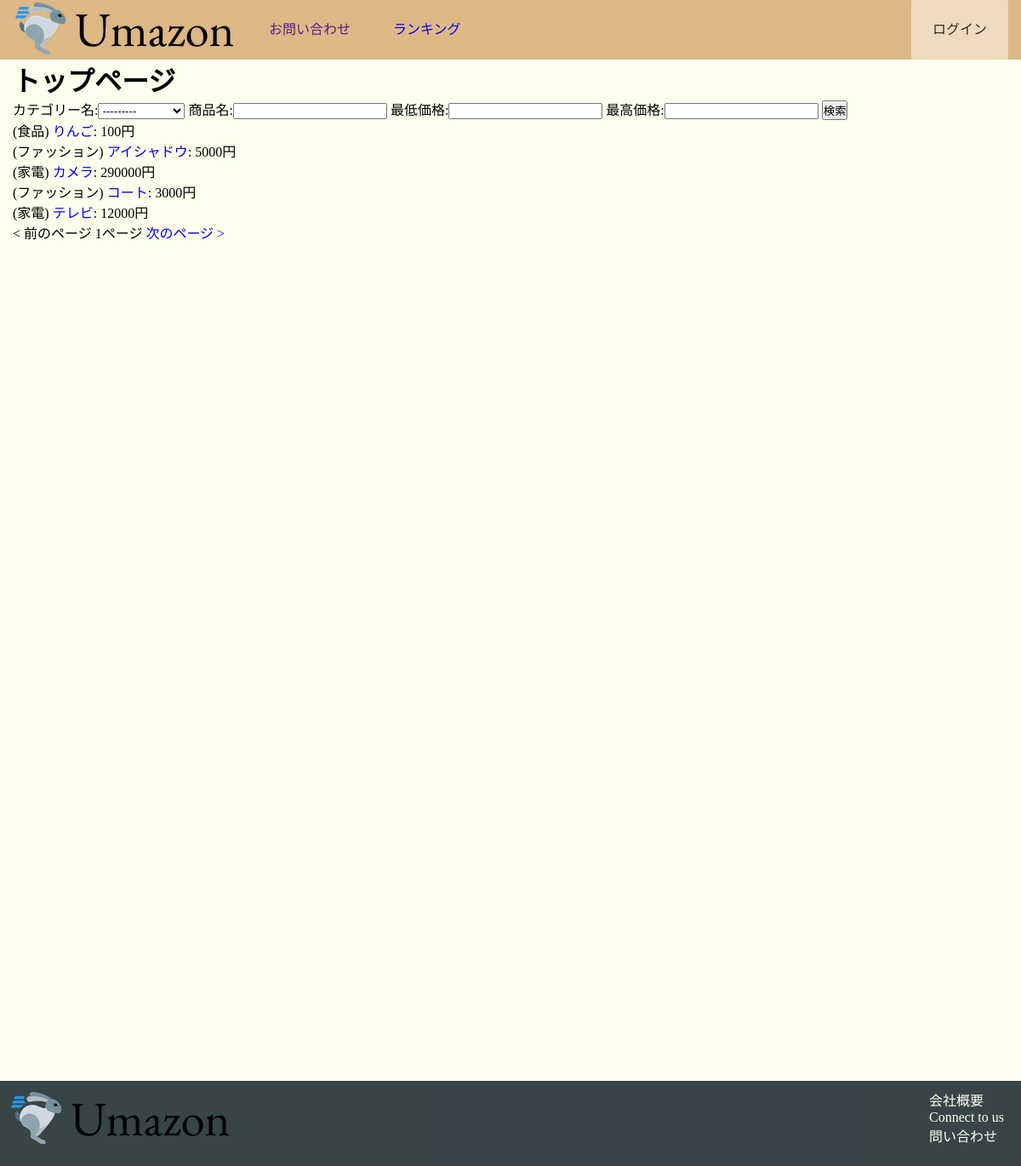
The page / on the database its author committed.
### product/models.py (models this page shows)
class Category(models.Model):
    name = models.CharField("カテゴリー名", max_length=32)
    def __str__(self):
        return self.name

class Product(models.Model):
    category = models.ForeignKey(Category,verbose_name='カテゴリー名', null=True, blank=True,on_delete=models.SET_NULL)
    name = models.CharField("商品名", max_length=128)
    image = models.ImageField(upload_to='images',blank=True, null=True)
    price = models.PositiveIntegerField("価格")
    count = models.PositiveIntegerField('数量')

### toppage/views.py (the view)
# urls.py: path('',toppage.views.top,name='toppage'),
def top(request):
    products = Product.objects.order_by('name')
    form = ProductSearchForm(request.GET)
    products = form.filter_products(products)
    params = request.GET.copy()
    if 'page' in params:
        page = params['page']
        del params['page']
    else:
        page = 1
    search_params = params.urlencode()
    paginator = Paginator(products, 5)
    page = request.GET.get('page', 1)
    try:
        products = paginator.page(page)
    except (EmptyPage, PageNotAnInteger):
        products = paginator.page(1)
    return TemplateResponse(request,'top/toppage.html',{'products': products,'form': form,'search_params': search_params})

### product/forms.py
class ProductSearchForm(forms.ModelForm):
    name = forms.CharField(label='商品名', required=False)
    price_min = forms.IntegerField(label="最低価格", min_value=1, required=False)
    price_max = forms.IntegerField(label="最高価格", min_value=1, required=False)
    class Meta:
        model = Product
        fields = ('category',)
    def filter_products(self, products):
        if not self.is_valid():
            return products
        name = self.cleaned_data.get('name')
        price_min = self.cleaned_data.get('price_min')
        price_max = self.cleaned_data.get('price_max')
        category_id = self.cleaned_data.get('category')
        if name:
            products = products.filter(name__contains=name)
        if price_min:
            products = products.filter(price__gte=price_min)
        if price_max:
            products = products.filter(price__lte=price_max)
        if category_id:
            products = products.filter(category_id=category_id)
        return products

### toppage/templates/top/toppage.html
{% extends '../base.html' %}
{% block content %}
<div class=container>
    <h1>トップページ</h1>
    <form>
        {{ form }}
        <input type="submit" value="検索">
    </form>
    <ul class="products">
        {%for product in products%}
        <li>({{ product.category.name }}) <a href="{% url 'product_detail' product.id %}" class="product">{{ product.name }}</a>: {{ product.price }}円</li>
        {%endfor%}
    </ul>
    {%if products.has_previous%}
            <a href="?page={{products.previous_page_number}}">&lt; 前のページ</a>
        {% else %}
            <span>&lt; 前のページ</span>
        {% endif %}
        {{ products.number }}ページ
        {% if products.has_next %}
            <a href="?page={{ products.next_page_number }}">次のページ &gt;</a>
        {% else %}
            <span>次のページ &gt;</span>
        {% endif %}
</div>
{% endblock content %}

### static/css/style.css (style rules this page uses)
* { margin:0; padding:0; }
body { margin: 0; font-family: "Hiragino Kaku Gothic ProN"; }
a { text-decoration: none; }
.container { width: 1170px; padding: 0 15px; margin: 0 auto; }
li { list-style:none; }

### rows shown on the page
Product: category.name "食品", name "りんご", price "100"
Product: category.name "ファッション", name "アイシャドウ", price "5000"
Product: category.name "家電", name "カメラ", price "290000"
Product: category.name "ファッション", name "コート", price "3000"
Product: category.name "家電", name "テレビ", price "12000"

### other values the page prints
{{ products.number }} "1"
